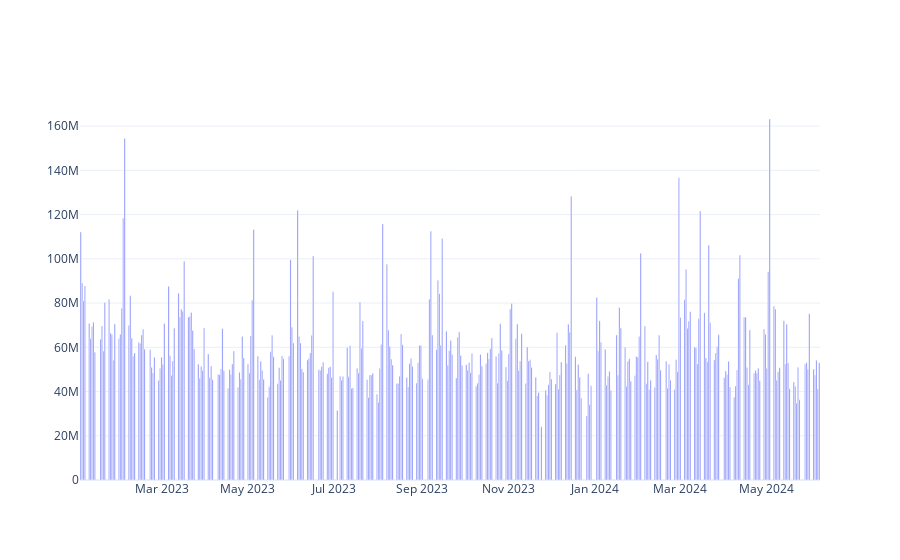

This figure's notebook cell:
### Code cell
def plot_volume(df):
    volume = go.Bar(x=df.index, y=df['Volume'], name='Volume')
    fig = go.Figure(volume)
    return fig

plot_volume(fdr.DataReader('AAPL', start='2023'))

### Figure 1 — Plotly figure (JSON) as saved in the notebook; plotly's stock layout.template omitted (floating-point values rounded to 4 significant figures; data arrays with more than 128 entries replaced by an {"elided": "..."} marker saying what was removed)
{"data": [{"name": "Volume", "type": "bar", "x": {"elided": "360 str values"}, "y": {"elided": "360 int values"}}], "layout": {}}
